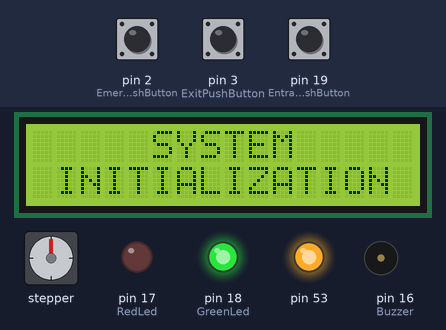
The sketch below on a simulated Arduino Mega 2560, built with avr-gcc and run on an emulated ATmega2560. Parts: stepper motor, 16×2 character LCD, output pins drawn as LEDs (lit = HIGH), buzzer (waves = sounding, pin HIGH). Wiring (inferred from the names in the program): stepper motor (2048 steps per turn assumed): coils pin 4, pin 5, pin 6, pin 7. The inputs (shaded band) are chosen by the test bench; at power-on: pin 19 (EntracePushButton) HIGH, pin 2 (EmergencyPushButton) HIGH, pin 3 (ExitPushButton) HIGH. The modem accepts every AT command (registered, SIM ready, sends succeed) and sends nothing else; pins used as bus, display or sensor lines are not drawn; what the sketch prints to the serial monitor is not drawn.

Above: at 0.7 s.
At 3.8 s:
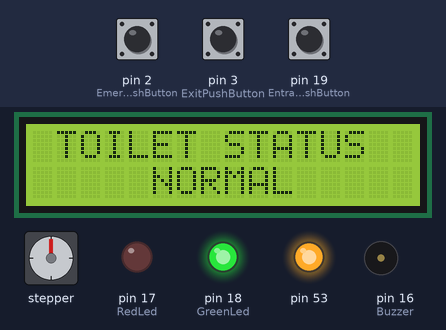
3.9 s: pin 19 (EntracePushButton) pulled LOW for 0.15 s
At 4.6 s:
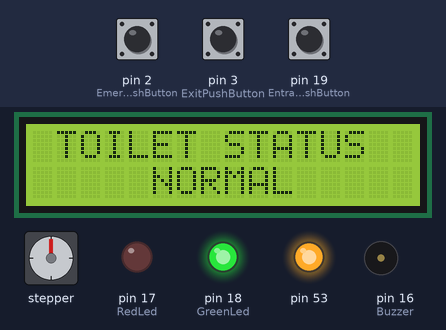
7.1 s: pin 2 (EmergencyPushButton) pulled LOW for 1 s
At 8.1 s:
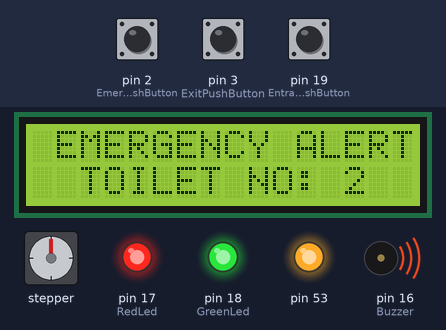
Timing chart, 0 to 10.1 s (numbered marks = the images above; inputs shaded):
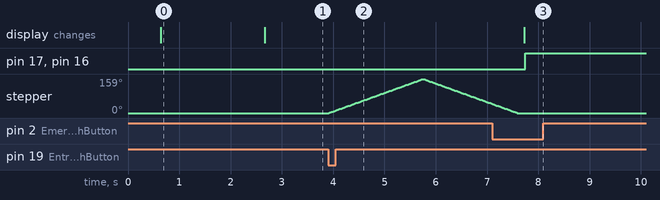

Measured:
- after the input at 3.9 s, stepper: turns 159° clockwise in 1.8 s, then 116° counter-clockwise in 1.3 s
- after the input at 7.1 s, pin 18 (GreenLed): stays HIGH (without the input it goes to LOW after 0.50 s); pin 16 (Buzzer): LOW → HIGH after 0.65 s; the display: changes after 0.62 s (image 3)
- what the display in image 0 shows lasts 2.1 s, from 0.6 s to 2.7 s

The sketch:

Toilet_for_Disabled_People.ino
```cpp
#include <SPI.h>
#include <Wire.h>
#include <RFID.h>
#include <SoftwareSerial.h>
#include <LiquidCrystal_I2C.h>

const int STEPPER_PIN_1 = 4;
const int STEPPER_PIN_2 = 5;
const int STEPPER_PIN_3 = 6;
const int STEPPER_PIN_4 = 7;

const int STEPS_PER_REVOLUTION = 2048;
const float DEGREES_PER_STEP = 360.0 / STEPS_PER_REVOLUTION;
const int TARGET_DEGREES = 40;

int Buzzer = 16;
int RedLed = 17;
int GreenLed = 18;
uint32_t tagID = 0;
int ExitPushButton = 3;
int EntracePushButton = 19;
int EmergencyPushButton = 2;
volatile boolean rfidDetected = false;

volatile boolean buttonState1 = HIGH;
volatile boolean lastButtonState1 = HIGH;
volatile unsigned long lastDebounceTime1 = 0;
volatile unsigned long debounceDelay1 = 50;
//volatile boolean objectDetected = false;
int send = 0;

volatile boolean buttonState2 = HIGH;
volatile boolean lastButtonState2 = HIGH;
volatile unsigned long lastDebounceTime2 = 0;
volatile unsigned long debounceDelay2 = 50;

volatile boolean buttonState3 = HIGH;
volatile boolean lastButtonState3 = HIGH;
volatile unsigned long lastDebounceTime3 = 0;
volatile unsigned long debounceDelay3 = 50;

#define SDA_DIO 9
#define RESET_DIO 8

enum State {
  NOT_OCCUPIED,
  OCCUPIED,
  EMERGENCY,
};

State currentState = NOT_OCCUPIED;

SoftwareSerial mySerial(24, 22);
RFID RC522(SDA_DIO, RESET_DIO);
LiquidCrystal_I2C lcd(0x3F, 16, 2);

void setup() {
  Serial.begin(9600);
  mySerial.begin(9600);

  pinMode(Buzzer, OUTPUT);
  pinMode(RedLed, OUTPUT);
  pinMode(GreenLed, OUTPUT);
  pinMode(STEPPER_PIN_1, OUTPUT);
  pinMode(STEPPER_PIN_2, OUTPUT);
  pinMode(STEPPER_PIN_3, OUTPUT);
  pinMode(STEPPER_PIN_4, OUTPUT);
  pinMode(EntracePushButton, INPUT_PULLUP);
  pinMode(ExitPushButton, INPUT_PULLUP);
  pinMode(EmergencyPushButton, INPUT_PULLUP);

  mySerial.println("AT");  //Once the handshake test is successful, it will back to OK
  updateSerial();

  attachInterrupt(digitalPinToInterrupt(EntracePushButton), buttonInterrupt1, FALLING);
  attachInterrupt(digitalPinToInterrupt(ExitPushButton), buttonInterrupt2, FALLING);
  attachInterrupt(digitalPinToInterrupt(EmergencyPushButton), buttonInterrupt3, FALLING);

  digitalWrite(GreenLed, HIGH);
  digitalWrite(RedLed, LOW);
  digitalWrite(Buzzer, LOW);

  SPI.begin();
  RC522.init();

  lcd.init();
  lcd.backlight();

  lcd.clear();
  lcd.setCursor(5, 0);
  lcd.print("SYSTEM");
  lcd.setCursor(1, 1);
  lcd.print("INITIALIZATION");
  delay(2000);
}

void loop() {
  //checkButtonPresses();
  switch (currentState) {
    case NOT_OCCUPIED:
      digitalWrite(RedLed, LOW);
      digitalWrite(GreenLed, HIGH);
      digitalWrite(Buzzer, LOW);
      send = 0;
      idle();
      break;

    case OCCUPIED:
      digitalWrite(RedLed, HIGH);
      digitalWrite(GreenLed, LOW);
      digitalWrite(Buzzer, LOW);
      toilet_occupied();
      break;

    case EMERGENCY:
      digitalWrite(RedLed, HIGH);
      digitalWrite(GreenLed, HIGH);
      digitalWrite(Buzzer, HIGH);
      Emergency();
      break;
  }
}
void idle() {
  lcd.clear();
  lcd.setCursor(1, 0);
  lcd.print("TOILET STATUS");
  lcd.setCursor(5, 1);
  lcd.print("NORMAL");

  buttonInterrupt1();
  buttonInterrupt2();
  buttonInterrupt3();
  delay(500);
}
void toilet_occupied() {
  buttonInterrupt1();
  buttonInterrupt2();
  buttonInterrupt3();
}
void Emergency() {
  readTag();
  if (rfidDetected) {
    rotateClockwise();
    currentState = NOT_OCCUPIED;
    rfidDetected = false;
    Serial.println("NOT_OCCUPIED");
  }
}
void readTag() {
  if (RC522.isCard()) {
    RC522.readCardSerial();
    Serial.println("Card detected:");
    currentState = NOT_OCCUPIED;
    for (int i = 0; i < 5; i++) {
      Serial.print(RC522.serNum[i], DEC);
    }
    Serial.println();
    Serial.println();

    rfidDetected = true;
  }
  delay(500);
}
void buttonInterrupt1() {
  if (millis() - lastDebounceTime1 > debounceDelay1) {
    buttonState1 = digitalRead(EntracePushButton);
    if (buttonState1 == LOW && lastButtonState1 == HIGH) {
      Serial.println("Button 1 Pressed!");
      if (currentState == NOT_OCCUPIED) {
        rotateClockwise();
        currentState = OCCUPIED;
      }
    }
    lastButtonState1 = buttonState1;
    lastDebounceTime1 = millis();
  }
}
void buttonInterrupt2() {
  if (millis() - lastDebounceTime2 > debounceDelay2) {
    buttonState2 = digitalRead(ExitPushButton);
    if (buttonState2 == LOW && lastButtonState2 == HIGH) {
      Serial.println("Button 2 Pressed!");
      if (currentState == OCCUPIED) {
        rotateClockwise();
        currentState = NOT_OCCUPIED;
      }
    }
    lastButtonState2 = buttonState2;
    lastDebounceTime2 = millis();
  }
}
void buttonInterrupt3() {
  if (millis() - lastDebounceTime3 > debounceDelay3) {
    buttonState3 = digitalRead(EmergencyPushButton);
    if (buttonState3 == LOW && lastButtonState3 == HIGH) {
      Serial.println("Button 3 Pressed!");
      if (currentState == OCCUPIED) {
        if (send == 0) {
          SendMessage();
          send = 1;
        }
        lcd.clear();
        lcd.setCursor(1, 0);
        lcd.print("EMERGENCY ALERT");
        lcd.setCursor(2, 1);
        lcd.print("TOILET NO: 2");
        currentState = EMERGENCY;
        delay(1000);
        readTag();  // Check for RFID tag when transitioning to EMERGENCY
      }
    }
    lastButtonState3 = buttonState3;
    lastDebounceTime3 = millis();
  }
}
void checkButtonPresses() {
  buttonInterrupt1();
  buttonInterrupt2();
  buttonInterrupt3();
}
void SendMessage() {
  mySerial.println("AT");  //Once the handshake test is successful, it will back to OK
  updateSerial();

  mySerial.println("AT+CMGF=1");  // Configuring TEXT mode
  updateSerial();
  mySerial.println("AT+CMGS=\"+254748613509\"");  //change ZZ with country code and xxxxxxxxxxx with phone number to sms
  updateSerial();
  mySerial.print("EMERGENCY ALERT TOILET NO: 2");  //text content
  updateSerial();
  mySerial.write(26);
}
void updateSerial() {
  delay(500);
  while (Serial.available()) {
    mySerial.write(Serial.read());  //Forward what Serial received to Software Serial Port
  }
  while (mySerial.available()) {
    Serial.write(mySerial.read());  //Forward what Software Serial received to Serial Port
  }
}
void rotateClockwise() {
  int targetSteps = TARGET_DEGREES / DEGREES_PER_STEP;
  const int stepSequence[8][4] = {
    {HIGH, LOW, LOW, LOW},
    {HIGH, HIGH, LOW, LOW},
    {LOW, HIGH, LOW, LOW},
    {LOW, HIGH, HIGH, LOW},
    {LOW, LOW, HIGH, LOW},
    {LOW, LOW, HIGH, HIGH},
    {LOW, LOW, LOW, HIGH},
    {HIGH, LOW, LOW, HIGH}
  };
  for (int i = 0; i < targetSteps; i++) {
    for (int j = 0; j < 8; j++) {
      digitalWrite(STEPPER_PIN_1, stepSequence[j][0]);
      digitalWrite(STEPPER_PIN_2, stepSequence[j][1]);
      digitalWrite(STEPPER_PIN_3, stepSequence[j][2]);
      digitalWrite(STEPPER_PIN_4, stepSequence[j][3]);
      delayMicroseconds(1000);
    }
  }
  delay(500);
  for (int i = 0; i < targetSteps; i++) {
    for (int j = 7; j >= 0; j--) {
      digitalWrite(STEPPER_PIN_1, stepSequence[j][0]);
      digitalWrite(STEPPER_PIN_2, stepSequence[j][1]);
      digitalWrite(STEPPER_PIN_3, stepSequence[j][2]);
      digitalWrite(STEPPER_PIN_4, stepSequence[j][3]);
      delayMicroseconds(1000);
    }
  }
  digitalWrite(STEPPER_PIN_1, LOW);
  digitalWrite(STEPPER_PIN_2, LOW);
  digitalWrite(STEPPER_PIN_3, LOW);
  digitalWrite(STEPPER_PIN_4, LOW);
}
```
